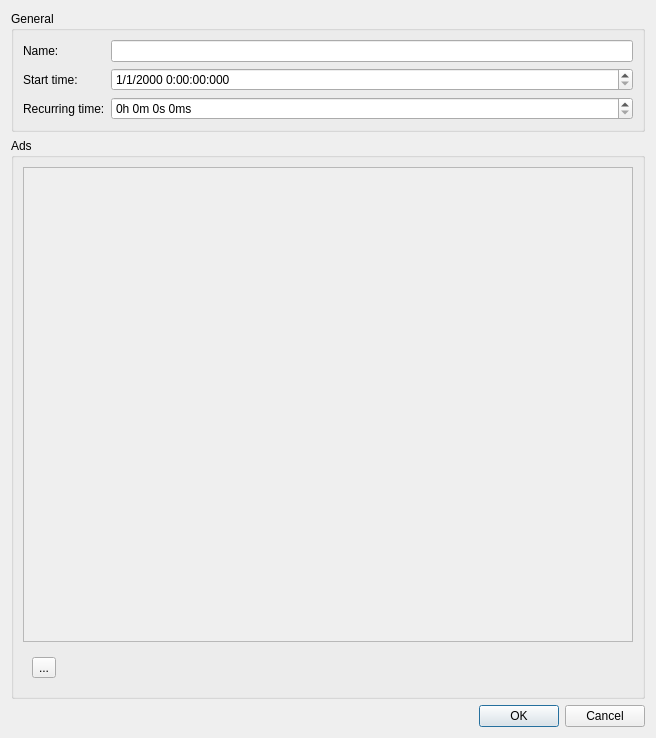
<?xml version="1.0" encoding="UTF-8"?>
<ui version="4.0">
 <class>AdBlockEdit</class>
 <widget class="QDialog" name="AdBlockEdit">
  <property name="geometry">
   <rect>
    <x>0</x>
    <y>0</y>
    <width>656</width>
    <height>738</height>
   </rect>
  </property>
  <property name="windowTitle">
   <string>Dialog</string>
  </property>
  <layout class="QVBoxLayout" name="verticalLayout_2">
   <item>
    <widget class="QGroupBox" name="groupBox">
     <property name="title">
      <string>General</string>
     </property>
     <layout class="QFormLayout" name="formLayout">
      <item row="2" column="0">
       <widget class="QLabel" name="label">
        <property name="text">
         <string>Start time:</string>
        </property>
       </widget>
      </item>
      <item row="2" column="1">
       <widget class="QDateTimeEdit" name="startTime">
        <property name="minimumSize">
         <size>
          <width>200</width>
          <height>0</height>
         </size>
        </property>
        <property name="currentSection">
         <enum>QDateTimeEdit::DaySection</enum>
        </property>
        <property name="displayFormat">
         <string notr="true">d/M/yyyy h:mm:ss:zzz</string>
        </property>
       </widget>
      </item>
      <item row="3" column="0">
       <widget class="QLabel" name="label_2">
        <property name="text">
         <string>Recurring time:</string>
        </property>
       </widget>
      </item>
      <item row="3" column="1">
       <widget class="QTimeEdit" name="recurringTime">
        <property name="minimumSize">
         <size>
          <width>200</width>
          <height>0</height>
         </size>
        </property>
        <property name="locale">
         <locale language="English" country="Belgium"/>
        </property>
        <property name="displayFormat">
         <string>h'h' m'm' s's' z'ms'</string>
        </property>
       </widget>
      </item>
      <item row="0" column="0">
       <widget class="QLabel" name="label_3">
        <property name="text">
         <string>Name:</string>
        </property>
       </widget>
      </item>
      <item row="0" column="1">
       <widget class="QLineEdit" name="name"/>
      </item>
     </layout>
    </widget>
   </item>
   <item>
    <widget class="QGroupBox" name="gbAdBlocks">
     <property name="title">
      <string>Ads</string>
     </property>
     <layout class="QVBoxLayout" name="verticalLayout">
      <item>
       <widget class="QScrollArea" name="scrollArea">
        <property name="widgetResizable">
         <bool>true</bool>
        </property>
        <widget class="QWidget" name="scrollAreaWidgetContents">
         <property name="geometry">
          <rect>
           <x>0</x>
           <y>0</y>
           <width>624</width>
           <height>264</height>
          </rect>
         </property>
         <layout class="QVBoxLayout" name="verticalLayout_3">
          <item>
           <widget class="QWidget" name="widget_2" native="true">
            <layout class="QHBoxLayout" name="horizontalLayout_2">
             <item>
              <widget class="QWidget" name="ads" native="true"/>
             </item>
             <item>
              <spacer name="horizontalSpacer_2">
               <property name="orientation">
                <enum>Qt::Horizontal</enum>
               </property>
               <property name="sizeHint" stdset="0">
                <size>
                 <width>591</width>
                 <height>20</height>
                </size>
               </property>
              </spacer>
             </item>
            </layout>
           </widget>
          </item>
         </layout>
        </widget>
       </widget>
      </item>
      <item>
       <widget class="QWidget" name="widget" native="true">
        <layout class="QHBoxLayout" name="horizontalLayout">
         <item>
          <widget class="QToolButton" name="toolButton">
           <property name="text">
            <string>...</string>
           </property>
           <property name="icon">
            <iconset>
             <normalon>:/images/add.png</normalon>
            </iconset>
           </property>
          </widget>
         </item>
         <item>
          <spacer name="horizontalSpacer">
           <property name="orientation">
            <enum>Qt::Horizontal</enum>
           </property>
           <property name="sizeHint" stdset="0">
            <size>
             <width>40</width>
             <height>20</height>
            </size>
           </property>
          </spacer>
         </item>
        </layout>
       </widget>
      </item>
     </layout>
    </widget>
   </item>
   <item>
    <widget class="QDialogButtonBox" name="buttonBox">
     <property name="orientation">
      <enum>Qt::Horizontal</enum>
     </property>
     <property name="standardButtons">
      <set>QDialogButtonBox::Cancel|QDialogButtonBox::Ok</set>
     </property>
    </widget>
   </item>
  </layout>
 </widget>
 <resources/>
 <connections>
  <connection>
   <sender>buttonBox</sender>
   <signal>accepted()</signal>
   <receiver>AdBlockEdit</receiver>
   <slot>accept()</slot>
   <hints>
    <hint type="sourcelabel">
     <x>252</x>
     <y>733</y>
    </hint>
    <hint type="destinationlabel">
     <x>157</x>
     <y>274</y>
    </hint>
   </hints>
  </connection>
  <connection>
   <sender>buttonBox</sender>
   <signal>rejected()</signal>
   <receiver>AdBlockEdit</receiver>
   <slot>reject()</slot>
   <hints>
    <hint type="sourcelabel">
     <x>320</x>
     <y>733</y>
    </hint>
    <hint type="destinationlabel">
     <x>286</x>
     <y>274</y>
    </hint>
   </hints>
  </connection>
  <connection>
   <sender>toolButton</sender>
   <signal>clicked()</signal>
   <receiver>AdBlockEdit</receiver>
   <slot>addAdConfig()</slot>
   <hints>
    <hint type="sourcelabel">
     <x>36</x>
     <y>685</y>
    </hint>
    <hint type="destinationlabel">
     <x>56</x>
     <y>740</y>
    </hint>
   </hints>
  </connection>
 </connections>
 <slots>
  <slot>dataChanged()</slot>
  <slot>addAdConfig()</slot>
 </slots>
</ui>
